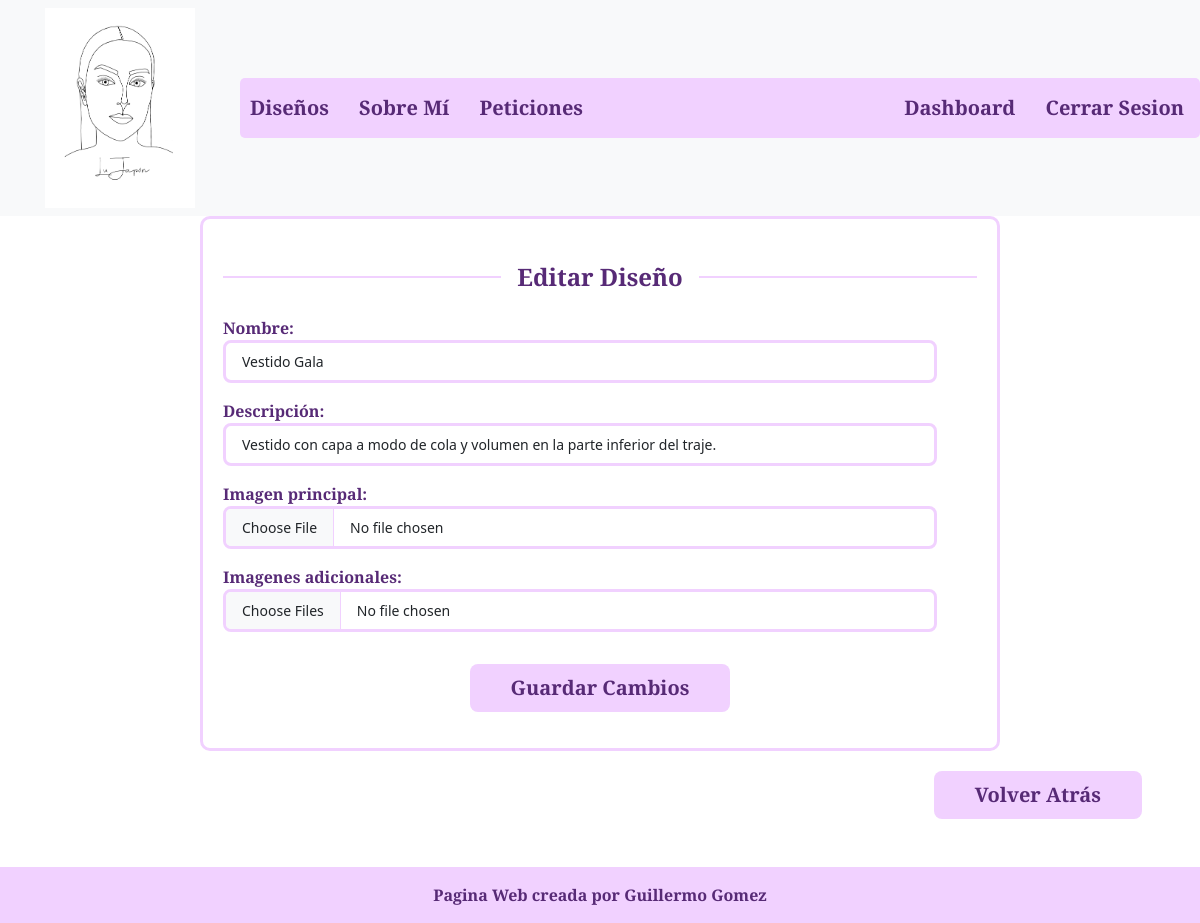
The page /diseños/editar_diseño/1/ (signed in) on the database its author committed.
### diseños/models.py (models this page shows, shortened)
class Diseño(models.Model):
    nombre = models.CharField(max_length=50)
    descripccion = models.CharField(max_length=120, blank=True)
    imagen_principal = models.ImageField(upload_to='images/',blank=True, null=True)
    imagenes_adicionales = models.ManyToManyField('Imagen', related_name='imagenes_adicionales_de', blank=True)
    fecha_subida = models.DateTimeField(default=timezone.now)
    popularidad = models.IntegerField(default=0)

### diseños/forms.py
class DiseñoForm(forms.ModelForm):
    imagenes_adicionales = MultipleFileField(required=False)
    class Meta:
        model = Diseño
        fields = ['nombre', 'descripccion', 'imagen_principal', 'imagenes_adicionales']
        labels = {
            'nombre': 'Nombre:',
            'descripccion': 'Descripción:',
            'imagen_principal': 'Imagen principal:',
            'imagenes_adicionales': 'Imágenes adicionales:'
        }
        label_suffix = ''
        widgets = {
            'nombre': forms.TextInput(attrs={'class': 'form-control form-control-lg', 'placeholder': 'Introduce el nombre'}),
            'descripccion': forms.TextInput(attrs={'class': 'form-control form-control-lg', 'placeholder': 'Introduce la descripción'}),
            'imagen_principal': forms.FileInput(attrs={'class': 'form-control form-control-lg', 'accept': 'image/*'}),
            'imagenes_adicionales': MultipleFileInput(attrs={'class': 'form-control form-control-lg', 'multiple': True, 'accept': 'image/*'}),
        }

### diseños/views.py (called while the page is built)
def es_administrador(user):
    return user.is_authenticated and user.is_staff

### diseños/templates/diseñoEditar.html (shortened to what this page needs)
{% extends "base.html" %}
{% load static %}
{% block contenido %}
<div class="mb-2 container contenedor-personalizado mx-auto col-md-8">
    <div class="divider d-flex align-items-center my-4">
        <h4 class="contenido text-center fw-bold mx-3 mb-0">Editar Diseño</h4>
    </div>
    <form method="post" enctype="multipart/form-data">
        {{ form.as_p }}
        <div class="text-center mt-4 pt-2 align-items-center">
            <button type="submit" value="Login" class="contenido btn btn-outline-custom btn-lg bt-login">Guardar Cambios</button>
        </div>
    </form>
</div>
<div class="mt-1 mb-5 d-flex justify-content-end pt-2 align-items-center">
    <div class="ms-auto me-5">
        <a href="{% url 'diseños' %}" class="contenido btn btn-outline-custom btn-lg bt-login">Volver Atrás</a>
    </div>
</div>
<link rel="stylesheet" href="{% static 'css/diseñoForm.css' %}"/>
{% endblock %}

### static/css/diseñoForm.css (style rules this page uses)
.contenedor-personalizado { border: 3px solid #f1d1ff; border-radius: 10px; padding: 20px; height: fit-content; }
.bt-login { padding-left: 2.5rem; padding-right: 2.5rem; }
.contenido { font-family: "Merriweather", serif; font-weight: 900; font-style: normal; color: rgb(87, 42, 118); }
.btn-outline-custom { background-color: #f1d1ff; }
.form-control-lg { font-size: 14px; border: 3px solid #f1d1ff; }
.divider:after, .divider:before { content: ""; flex: 1; height: 2px; background: #f1d1ff; }
.form-control { width: calc(100% - 40px); margin-bottom: 10px; }
label { font-family: "Merriweather", serif; font-weight: 900; font-style: normal; color: rgb(87, 42, 118); }

### static/css/base.css (style rules this page uses)
a { color: rgb(87, 42, 118); text-decoration: none; margin: 0 10px; }
.contenido { font-family: "Merriweather", serif; font-weight: 900; font-style: normal; color: rgb(87, 42, 118); }
body { display: grid; min-height: 100vh; grid-template-rows: auto 1fr auto; }

### rows shown on the page
Diseño: nombre "Vestido Gala", descripccion "Vestido con capa a modo de cola y volumen en la parte inferior del traje."
